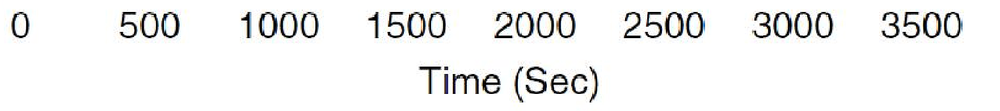
#> input picture data/1 (copy).png, 1000 x 111 px, shrunk from 1763 x 195 before the run
$ python -i masker.py   (imports and definitions only)
#> lines starting #> are read from the running program, lines starting #| are printed output that depends on the picture; after the words box and inside, x2 and y2 are one past the last pixel; in counts of white or black regions, pixels touching at a corner belong together
#> further down, picture is the input picture: shape (111, 1000, 3); mean B, G, R 241.2, 241.4, 241.3
import numpy as np
import cv2

class Mask:
    def __init__(self, img):
        self.img = img

    def getLabelMask(self):
        #returns mask for coloured pixels
        imgHSV = cv2.cvtColor(self.img, cv2.COLOR_BGR2HSV)
#> imgHSV: shape (111, 1000, 3); mean H, S, V 16.8, 6, 242.5

        #white
        lowerWhite = np.array([0,0,0], dtype=np.uint8)
        upperWhite = np.array([0,0,255], dtype=np.uint8)
        maskWhite = cv2.inRange(imgHSV, lowerWhite, upperWhite)
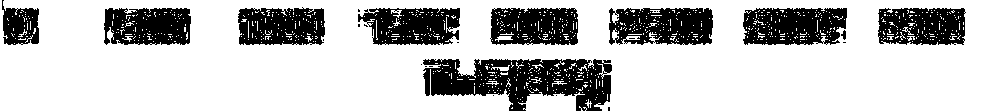
#> maskWhite: shape (111, 1000); 75.6% white; 30 black regions (20 under 20 px), largest, box (x1, y1, x2, y2) and area: (423, 59, 612, 111) 6118, (743, 8, 847, 45) 3135, (609, 8, 713, 45) 3080

        #black
        lowerBlack = np.array([0, 0, 0], dtype=np.uint8)
        upperBlack = np.array([180, 255, 30], dtype=np.uint8)
        maskBlack = cv2.inRange(imgHSV, lowerBlack, upperBlack)
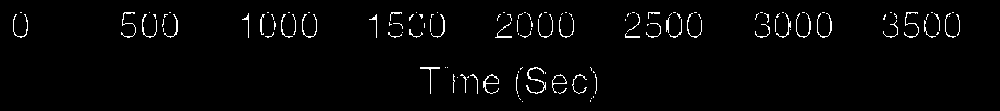
#> maskBlack: shape (111, 1000); 2.2% white in thin lines or dots, all inside (x1, y1, x2, y2) = (13, 12, 960, 102)

        mask = cv2.bitwise_or(maskWhite, maskBlack)
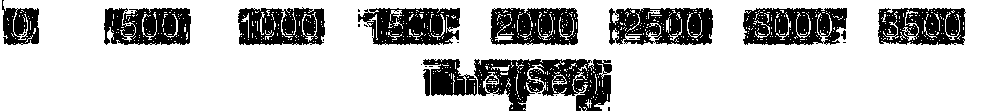
#> mask: shape (111, 1000); 77% white; 35 black regions (23 under 20 px), largest, box (x1, y1, x2, y2) and area: (474, 59, 612, 111) 4412, (743, 8, 847, 45) 2924, (609, 8, 713, 45) 2881
        mask = cv2.bitwise_not(mask)

        imgGRAY = cv2.cvtColor(self.img, cv2.COLOR_BGR2GRAY)
        lowerWhite = np.array([250], dtype=np.uint8)
        upperWhite = np.array([255], dtype=np.uint8)
        maskWhite = cv2.inRange(imgGRAY, lowerWhite, upperWhite)
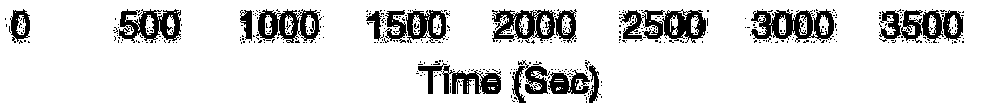
#> maskWhite: shape (111, 1000); 87.4% white; 451 black regions (431 under 20 px), largest, box (x1, y1, x2, y2) and area: (751, 9, 834, 43) 1468, (492, 9, 556, 43) 1158, (256, 9, 322, 43) 1150

        lowerBlack = np.array([0], dtype=np.uint8)
        upperBlack = np.array([5], dtype=np.uint8)
        maskBlack = cv2.inRange(imgGRAY, lowerBlack, upperBlack)
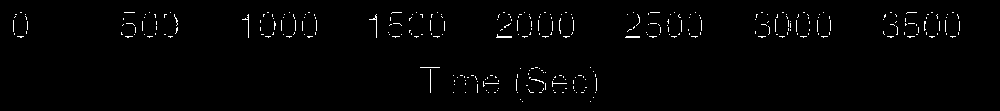
#> maskBlack: shape (111, 1000); 1.3% white in thin lines or dots, all inside (x1, y1, x2, y2) = (13, 12, 960, 102)

        mask1 = cv2.bitwise_or(maskWhite, maskBlack)
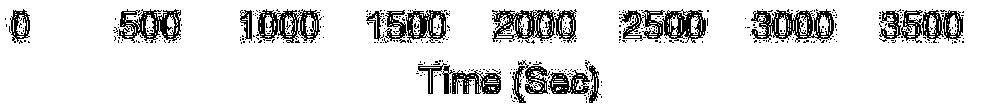
#> mask1: shape (111, 1000); 88.7% white; black in thin lines or dots, all inside (x1, y1, x2, y2) = (5, 9, 964, 103)
        mask1 = cv2.bitwise_not(mask1)

        mask = cv2.bitwise_and(mask, mask1)
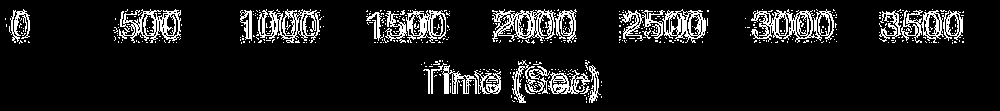
#> mask: shape (111, 1000); 10% white in thin lines or dots, all inside (x1, y1, x2, y2) = (5, 9, 964, 103)

        return mask

    def getMask(self):
        #returns mask for coloured pixels
        imgHSV = cv2.cvtColor(self.img, cv2.COLOR_BGR2HSV)
        #white
        lowerWhite = np.array([0,0,0], dtype=np.uint8)
        upperWhite = np.array([0,0,255], dtype=np.uint8)
        maskWhite = cv2.inRange(imgHSV, lowerWhite, upperWhite)

        #black
        lowerBlack = np.array([0, 0, 0], dtype=np.uint8)
        upperBlack = np.array([180, 255, 30], dtype=np.uint8)
        maskBlack = cv2.inRange(imgHSV, lowerBlack, upperBlack)

        mask = cv2.bitwise_or(maskWhite, maskBlack)
        mask = cv2.bitwise_not(mask)

        return mask

>>> import cv2
>>> picture = cv2.imread('data/1 (copy).png')
>>> result = Mask(picture).getLabelMask()

$ run again, on data/1.png
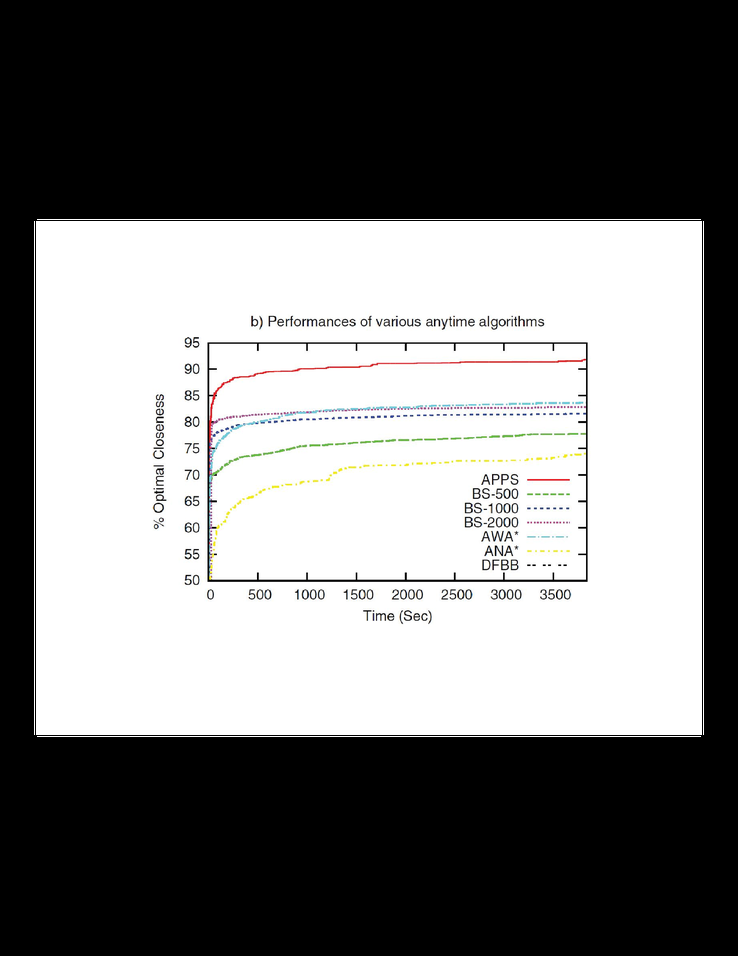
#> input picture data/1.png, 738 x 956 px, shrunk from 3400 x 4400 before the run
#> picture is the input picture: shape (956, 738, 3); mean B, G, R 121.5, 121.7, 121.7
#> imgHSV: shape (956, 738, 3); mean H, S, V 3.9, 1.3, 122.1
#> in getLabelMask, `maskWhite = cv2.inRange(imgHSV, lowerWhite, upperWhite)`:
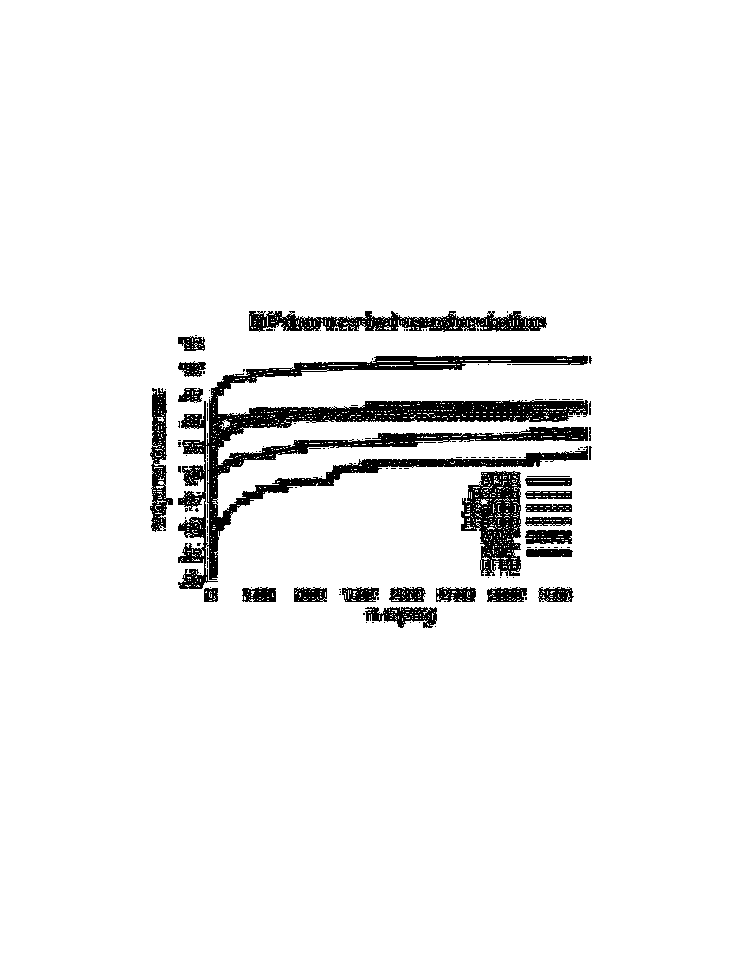
#> maskWhite: shape (956, 738); 94.7% white; 156 black regions (130 under 20 px), largest, box (x1, y1, x2, y2) and area: (178, 355, 588, 589) 20540, (461, 471, 521, 576) 3869, (249, 311, 547, 332) 3568
#> in getLabelMask, `mask = cv2.bitwise_and(mask, mask1)`:
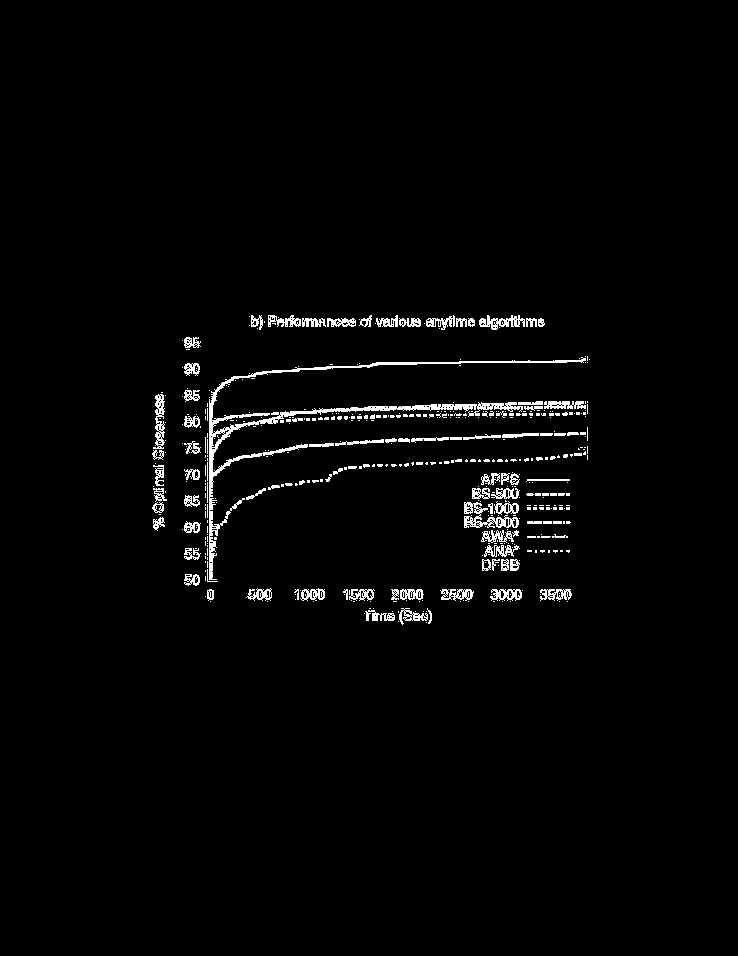
#> mask: shape (956, 738); 2.2% white in thin lines or dots, all inside (x1, y1, x2, y2) = (152, 315, 590, 625)

$ run again, on data/1_low.png
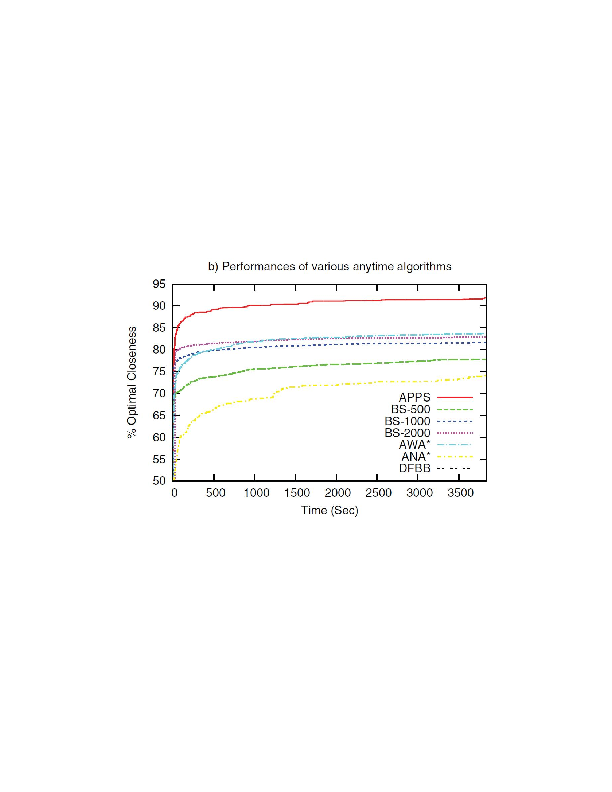
#> input picture data/1_low.png, 612 x 792 px
#> picture is the input picture: shape (792, 612, 3); mean B, G, R 252.1, 252.3, 252.4
#> imgHSV: shape (792, 612, 3); mean H, S, V 4.5, 1.9, 252.8
#> in getLabelMask, `maskWhite = cv2.inRange(imgHSV, lowerWhite, upperWhite)`:
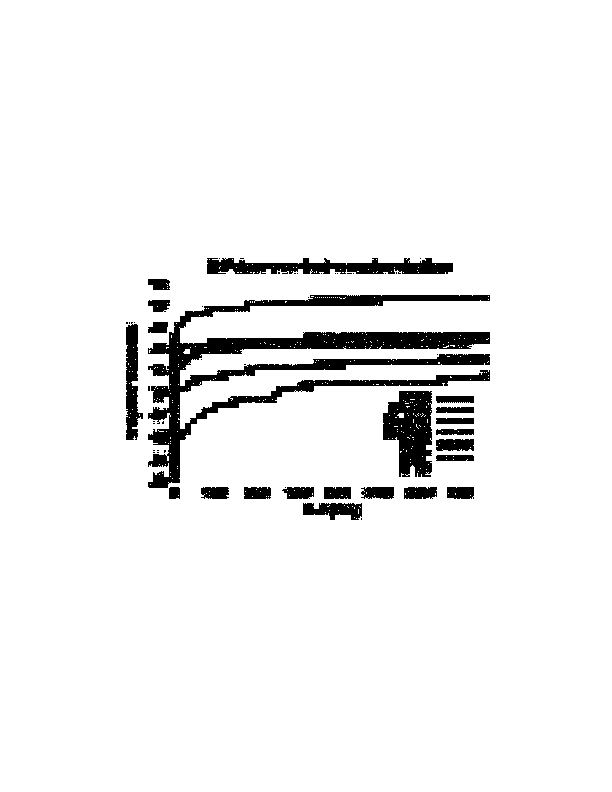
#> maskWhite: shape (792, 612); 94.4% white; 54 black regions (32 under 20 px), largest, box (x1, y1, x2, y2) and area: (148, 295, 490, 488) 14767, (383, 391, 432, 477) 3067, (207, 258, 453, 274) 2679
#> in getLabelMask, `mask = cv2.bitwise_and(mask, mask1)`:
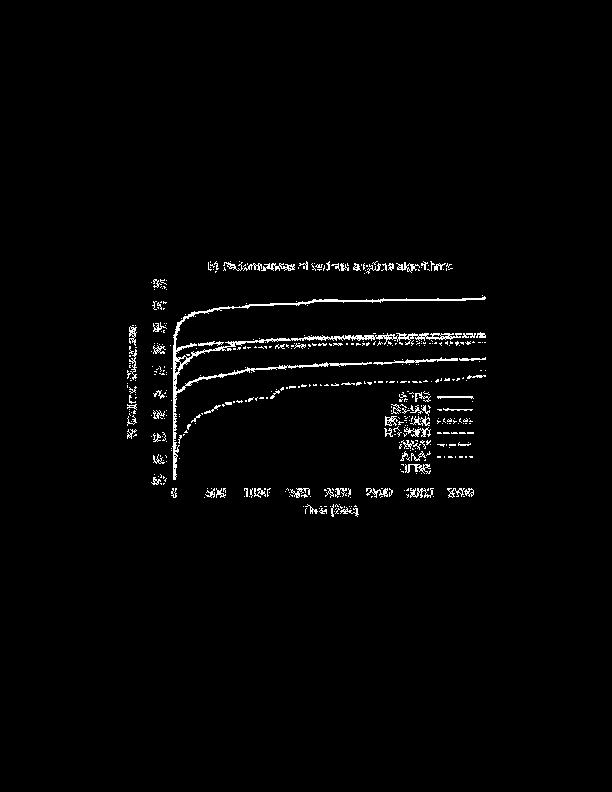
#> mask: shape (792, 612); 1.7% white in thin lines or dots, all inside (x1, y1, x2, y2) = (127, 261, 486, 517)
